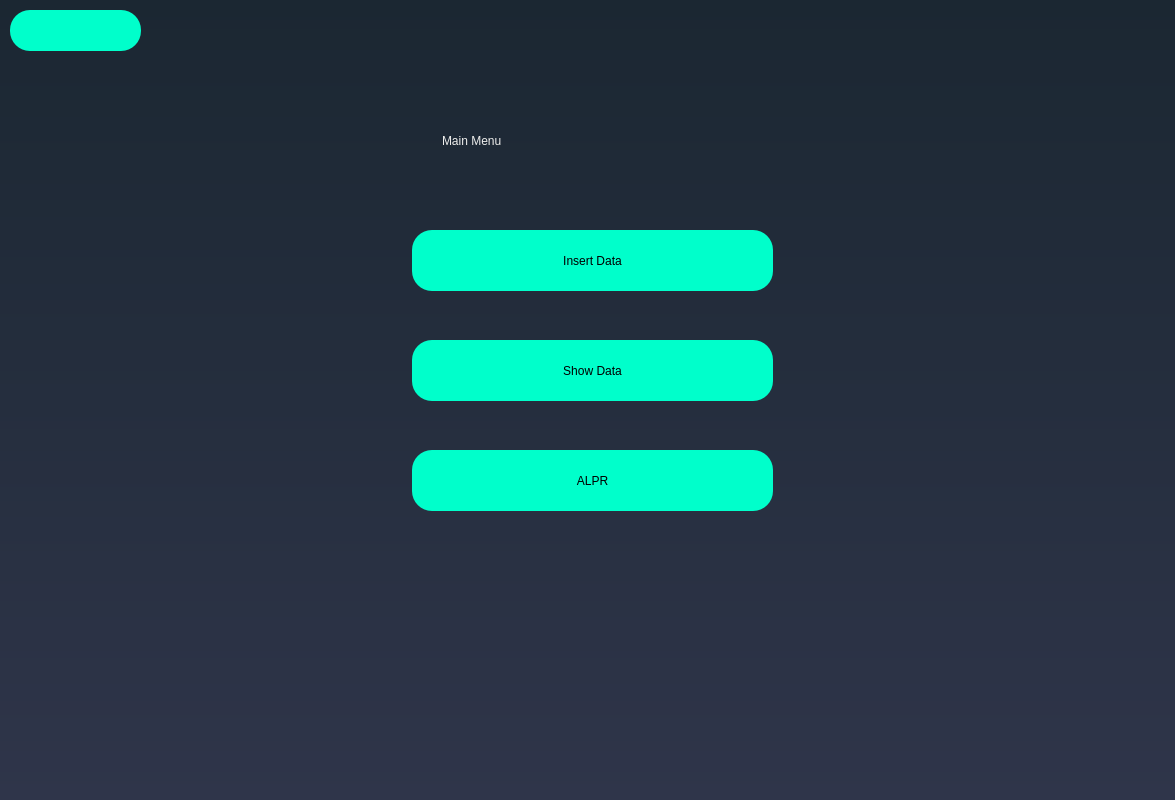
<?xml version="1.0" encoding="UTF-8"?>
<ui version="4.0">
 <class>Dialog</class>
 <widget class="QDialog" name="Dialog">
  <property name="geometry">
   <rect>
    <x>0</x>
    <y>0</y>
    <width>1175</width>
    <height>800</height>
   </rect>
  </property>
  <property name="windowTitle">
   <string>Dialog</string>
  </property>
  <widget class="QWidget" name="widget" native="true">
   <property name="geometry">
    <rect>
     <x>0</x>
     <y>0</y>
     <width>1210</width>
     <height>800</height>
    </rect>
   </property>
   <property name="styleSheet">
    <string notr="true">QWidget#widget{
background-color: qlineargradient(spread:repeat, x1:1, y1:0, x2:1, y2:1, stop:0 rgba(27, 39, 50, 255),stop:1 rgba(47, 53, 74, 255));
	color: #000000;
background-repeat: no-repeat; 
background-position: center;}</string>
   </property>
   <widget class="QLabel" name="label">
    <property name="geometry">
     <rect>
      <x>442</x>
      <y>80</y>
      <width>321</width>
      <height>121</height>
     </rect>
    </property>
    <property name="styleSheet">
     <string notr="true">font: 75 39pt &quot;URW Bookman L&quot;;
color:rgb(238, 238, 236)
</string>
    </property>
    <property name="text">
     <string>Main Menu</string>
    </property>
   </widget>
   <widget class="QPushButton" name="insert">
    <property name="geometry">
     <rect>
      <x>412</x>
      <y>230</y>
      <width>361</width>
      <height>61</height>
     </rect>
    </property>
    <property name="styleSheet">
     <string notr="true">border-radius:20px;
color: rgb(0, 0, 0);
background-color: rgb(0, 255, 203);
font: 75 25pt &quot;URW Bookman L&quot;;
</string>
    </property>
    <property name="text">
     <string>Insert Data</string>
    </property>
   </widget>
   <widget class="QPushButton" name="search">
    <property name="geometry">
     <rect>
      <x>412</x>
      <y>340</y>
      <width>361</width>
      <height>61</height>
     </rect>
    </property>
    <property name="styleSheet">
     <string notr="true">border-radius:20px;
color: rgb(0, 0, 0);
background-color: rgb(0, 255, 203);
font: 75 25pt &quot;URW Bookman L&quot;;
</string>
    </property>
    <property name="text">
     <string>Show Data</string>
    </property>
   </widget>
   <widget class="QPushButton" name="ALPR">
    <property name="geometry">
     <rect>
      <x>412</x>
      <y>450</y>
      <width>361</width>
      <height>61</height>
     </rect>
    </property>
    <property name="styleSheet">
     <string notr="true">border-radius:20px;
color: rgb(0, 0, 0);
background-color: rgb(0, 255, 203);
font: 75 25pt &quot;URW Bookman L&quot;;
</string>
    </property>
    <property name="text">
     <string>ALPR</string>
    </property>
   </widget>
   <widget class="QPushButton" name="back2">
    <property name="geometry">
     <rect>
      <x>10</x>
      <y>10</y>
      <width>131</width>
      <height>41</height>
     </rect>
    </property>
    <property name="styleSheet">
     <string notr="true">border-radius:20px;
color: rgb(0, 0, 0);
background-color: rgb(0, 255, 203);
font: 75 25pt &quot;URW Bookman L&quot;;
</string>
    </property>
    <property name="text">
     <string/>
    </property>
   </widget>
  </widget>
 </widget>
 <resources/>
 <connections/>
</ui>
